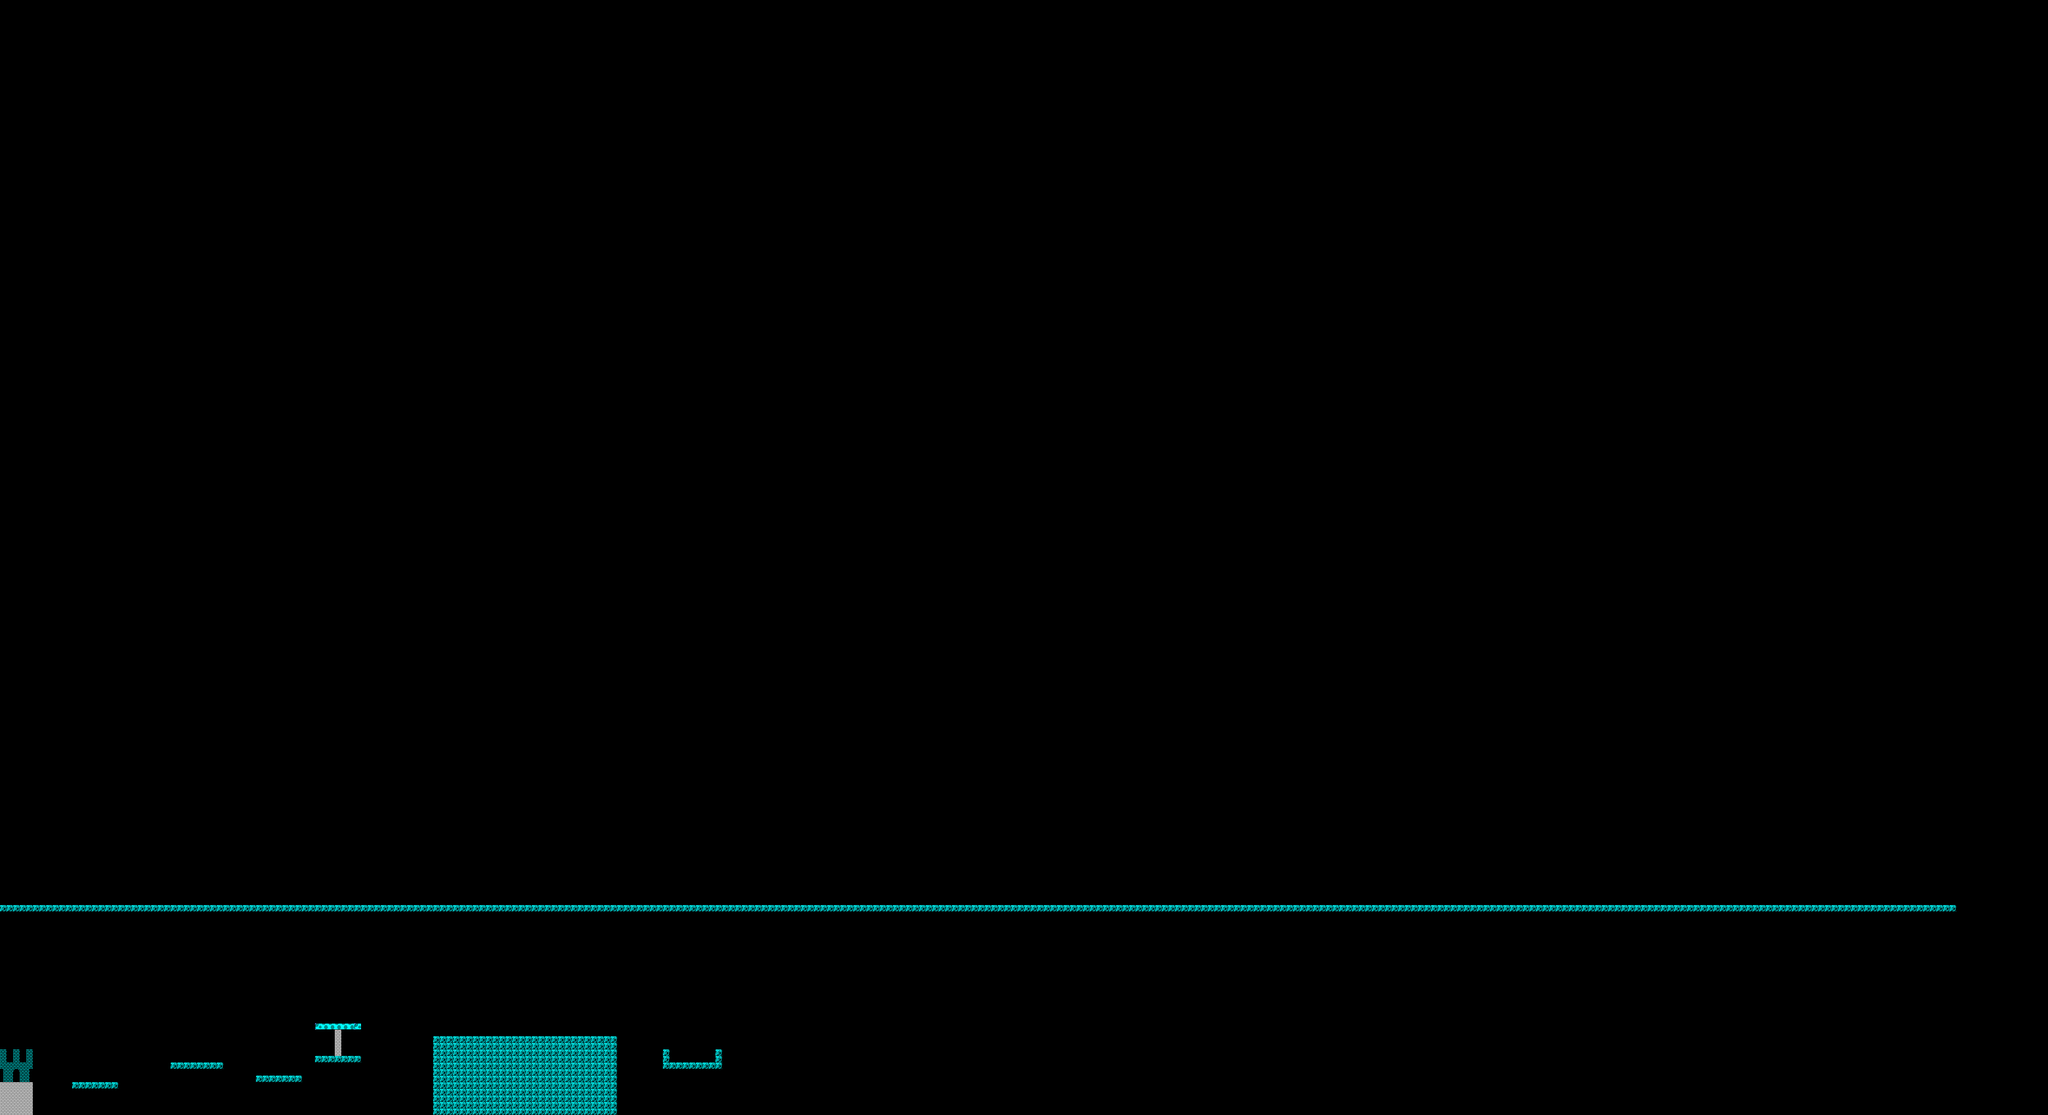

A level layout from a 2D game, rendered from its tile map. Below: a short description, then the map file with tile-grid data replaced by summaries:
An orthogonal 312x170 tile map with 16x16 px tiles, 1 tile layer (Camada de Tiles 1).

<map version="1.0" tiledversion="1.0.2685" orientation="orthogonal" renderorder="right-down" width="312" height="170" tilewidth="16" tileheight="16" infinite="0" nextobjectid="1">
 <tileset firstgid="1" source="tilesetMA.tsx" />
 <layer name="Camada de Tiles 1" width="312" height="170">
  <data>[53040 cells, 53040 non-empty, 10 distinct tile ids]</data>
 </layer>
</map>
